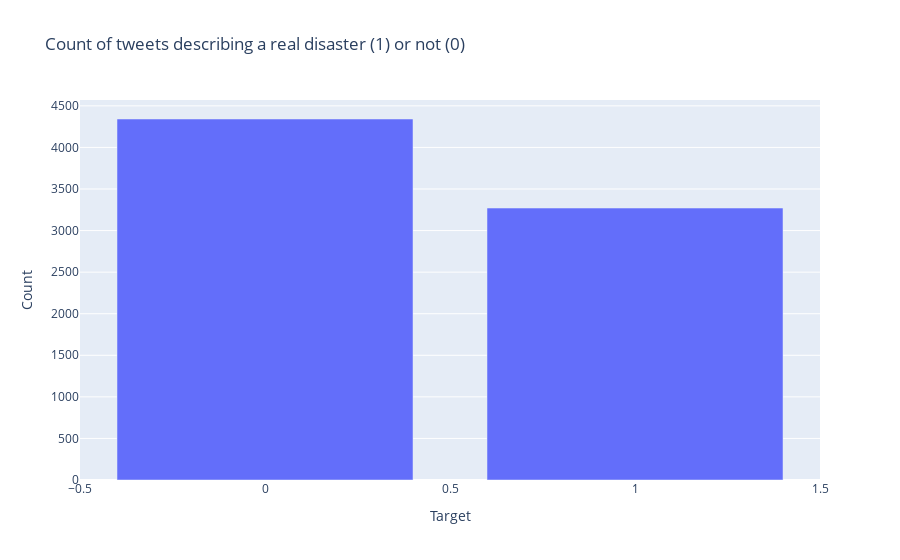

Notebook source saved alongside this figure:
### Markdown cell above
# EDA

### Code cell
count = dataset['target'].value_counts()

fig = px.bar(count,
             y='target',
             labels={
                     "target": "Count",
                     "index": "Target"
                 },
             title="Count of tweets describing a real disaster (1) or not (0)")

fig.show()

### Figure 1 — Plotly figure (JSON) as saved in the notebook; plotly's stock layout.template omitted (floating-point values rounded to 4 significant figures)
{"data": [{"alignmentgroup": "True", "hovertemplate": "Target=%{x}<br>Count=%{y}<extra></extra>", "legendgroup": "", "marker": {"color": "#636efa", "pattern": {"shape": ""}}, "name": "", "offsetgroup": "", "orientation": "v", "showlegend": false, "textposition": "auto", "type": "bar", "x": [0, 1], "xaxis": "x", "y": [4342, 3271], "yaxis": "y"}], "layout": {"barmode": "relative", "legend": {"tracegroupgap": 0}, "title": {"text": "Count of tweets describing a real disaster (1) or not (0)"}, "xaxis": {"anchor": "y", "domain": [0, 1], "title": {"text": "Target"}}, "yaxis": {"anchor": "x", "domain": [0, 1], "title": {"text": "Count"}}}}
